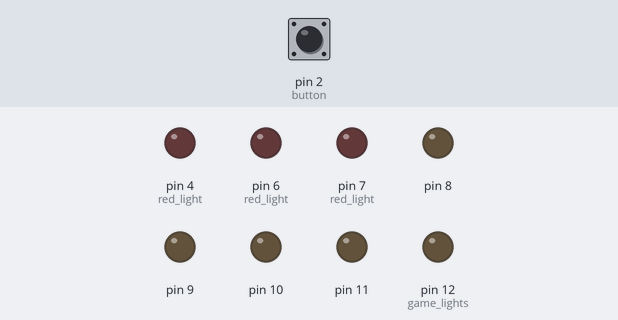
A sketch run on a simulated Arduino Uno, built with avr-gcc and run on an emulated ATmega328P. Parts: output pins drawn as LEDs (lit = HIGH). Inputs (shaded band) come from the test bench; at power-on: pin 2 (button) LOW. What the sketch prints to the serial monitor is not drawn.

Above: at 1.2 s.
1.3 s: pin 2 (button) pulled HIGH for 0.15 s
At 6.9 s:
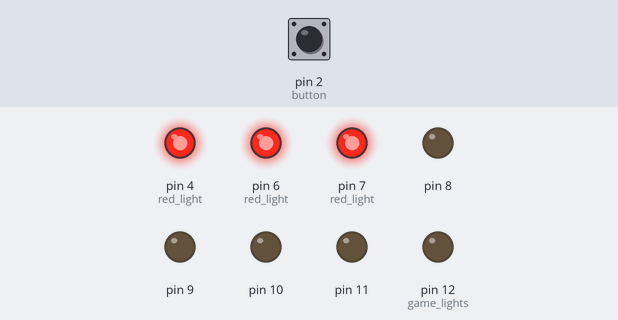
At 8.4 s:
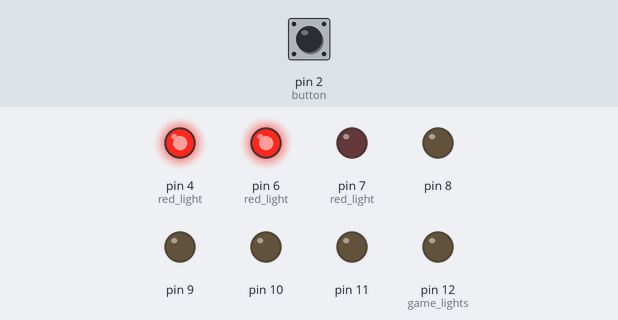
Timing chart, 0 to 13.3 s (numbered marks = the images above; inputs shaded):
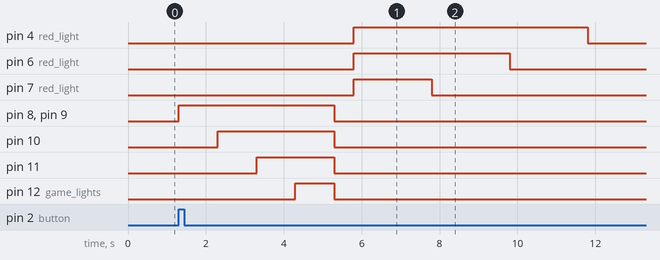

Measured:
- after the input at 1.3 s, pin 4 (red_light): LOW → HIGH after 4.5 s, → LOW 6.0 s later; pin 6 (red_light): LOW → HIGH after 4.5 s, → LOW 4.0 s later; pin 7 (red_light): LOW → HIGH after 4.5 s, → LOW 2.0 s later; pin 8, pin 9: LOW → HIGH at once, → LOW 4.0 s later; pin 10: LOW → HIGH after 1.0 s, → LOW 3.0 s later

The sketch:

game.ino
```cpp
int button = 0;
int score = 0;
int theTime = 6;

bool canStart = true;
bool pressedB4 = false;
bool start = false;

void setup() {
  // put your setup code here, to run once:

    pinMode(7,OUTPUT);    //red light
    pinMode(6,OUTPUT);    //red light
    pinMode(4,OUTPUT);    //red light

    pinMode(12, OUTPUT);    //game lights
    pinMode(11, OUTPUT);
    pinMode(10, OUTPUT);
    pinMode(9, OUTPUT);
    pinMode(8, OUTPUT);
    pinMode(2, INPUT);    //button
    Serial.begin(9600);
    Serial.println("Hello World");
}

void loop() {
  // put your main code here, to run repeatedly:
  button = digitalRead(2);

  if(button == HIGH && pressedB4 == false){     //if button is on
      //Serial.println("ON1");
      pressedB4 = true;

        if(start == true){
          score++;
          Serial.println(score);
        }

//start the game with by pressing the button once
      if(canStart == true){
          canStart == false;
          gameStart();
        }

        //button on ^^
  } else if(button == LOW){
    pressedB4 = false;
  }


// reset the score and the time when the time is up
if(theTime == 0){
  score = 0;
  theTime = 6;
  Serial.println("All done: ");
  Serial.println(score);
}

// add the if statements that turn on the score lights as the button is pressed more times.

}

void gameStart(){

  //turn on the game lights to start
  digitalWrite(8, HIGH);
  digitalWrite(9, HIGH);
  delay(1000);
  //3,2,1 countdown
  digitalWrite(10, HIGH);
  delay(1000);
  digitalWrite(11, HIGH);
  delay(1000);
  digitalWrite(12, HIGH);
  delay(1000);

  digitalWrite(8, LOW);
  digitalWrite(9, LOW);
  digitalWrite(10, LOW);
  digitalWrite(11, LOW);
  digitalWrite(12, LOW);
  start = true;

  //just to break apart the time it takes for this to run
  //delete the delay when the game is done
  delay(500);


  //the timer lights turn on

    digitalWrite(7, HIGH);
    digitalWrite(6, HIGH);
    digitalWrite(4, HIGH);

 //turns of manually

    delay(2000);
    theTime = theTime - 2;
    digitalWrite(7, LOW);
    delay(2000);
    theTime = theTime - 2;
    digitalWrite(6, LOW);
    delay(2000);
    theTime = theTime - 2;
    digitalWrite(4, LOW);

}
```
